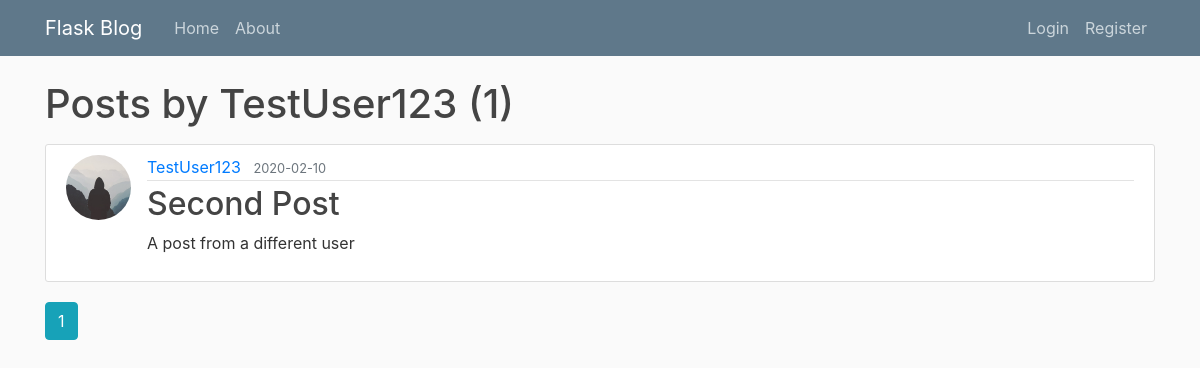
Screenshot of /user/TestUser123 with the database file from the repository.
### flaskblog/models.py (models this page shows, shortened)
class User(db.Model, UserMixin):
    id = db.Column(db.Integer, primary_key=True)
    username = db.Column(db.String(20), unique=True, nullable=False)
    email = db.Column(db.String(120), unique=True, nullable=False)
    image_file = db.Column(db.String(20), nullable=False, default='default.jpg')
    password = db.Column(db.String(60), nullable=False)
    posts = db.relationship('Post', backref='author', lazy=True)

class Post(db.Model):
    id = db.Column(db.Integer, primary_key=True)
    title = db.Column(db.String(100), nullable=False)
    date_posted = db.Column(db.DateTime, nullable=False, default=datetime.utcnow)
    content = db.Column(db.Text, nullable=False)
    user_id = db.Column(db.Integer, db.ForeignKey('user.id'), nullable=False)

### flaskblog/routes.py (the view)
@app.route("/user/<string:username>")
def user_posts(username):
    page = request.args.get('page', 1, type=int)
    user = User.query.filter_by(username=username).first_or_404()
    posts = Post.query.filter_by(author=user)\
        .order_by(Post.date_posted.desc())\
        .paginate(page=page, per_page=5)
    return render_template('user_posts.html', posts=posts, user=user)

### flaskblog/templates/user_posts.html (shortened to what this page needs)
{% extends "layout.html" %}
{% block content %}
    <h1 class="mb-3">Posts by {{ user.username }} ({{ posts.total }})</h1>
    {% for post in posts.items %}
        <article class="media content-section">
            <img class="rounded-circle article-img" src="{{ url_for('static', filename='profile_pics/' + post.author.image_file) }}">
            <div class="media-body">
                <div class="article-metadata">
                    <a class="mr-2" href="{{ url_for('user_posts', username=post.author.username) }}">{{ post.author.username }}</a>
                    <small class="text-muted">{{ post.date_posted.strftime('%Y-%m-%d') }}</small>
                </div>
                <h2><a class="article-title" href="{{ url_for('post', post_id=post.id) }}">{{ post.title }}</a></h2>
                <p class="article-content">{{ post.content }}</p>
            </div>
        </article>
    {% endfor %}
    {% for page_num in posts.iter_pages(left_edge=1, right_edge=1, left_current=1, right_current=2) %}
        {% if page_num %}
            {% if posts.page == page_num %}
                <a class="btn btn-info mb-4" href="{{ url_for('user_posts', username=user.username, page=page_num) }}">{{ page_num }}</a>
            {% else %}
                <a class="btn btn-outline-info mb-4" href="{{ url_for('user_posts', username=user.username, page=page_num) }}">{{ page_num }}</a>
            {% endif %}
        {% endif %}
    {% endfor %}
{% endblock content %}

### flaskblog/static/main.css (style rules this page uses)
body { background: #fafafa; color: #333333; margin-top: 5rem; }
h1, h2, h3, h4, h5, h6 { color: #444444; }
.content-section { background: #ffffff; padding: 10px 20px; border: 1px solid #dddddd; border-radius: 3px; margin-bottom: 20px; }
.article-title { color: #444444; }
.article-content { white-space: pre-line; }
.article-img { height: 65px; width: 65px; margin-right: 16px; }
.article-metadata { padding-bottom: 1px; margin-bottom: 4px; border-bottom: 1px solid #e3e3e3 }

### rows the page displays
User: username "TestUser123"
Post: image_file (placeholder picture), author.username "TestUser123", date_posted "2020-02-10", title "Second Post", content "A post from a different user"

### other values shown
{{ posts.total }} "1"
{{ page_num }} "1"
